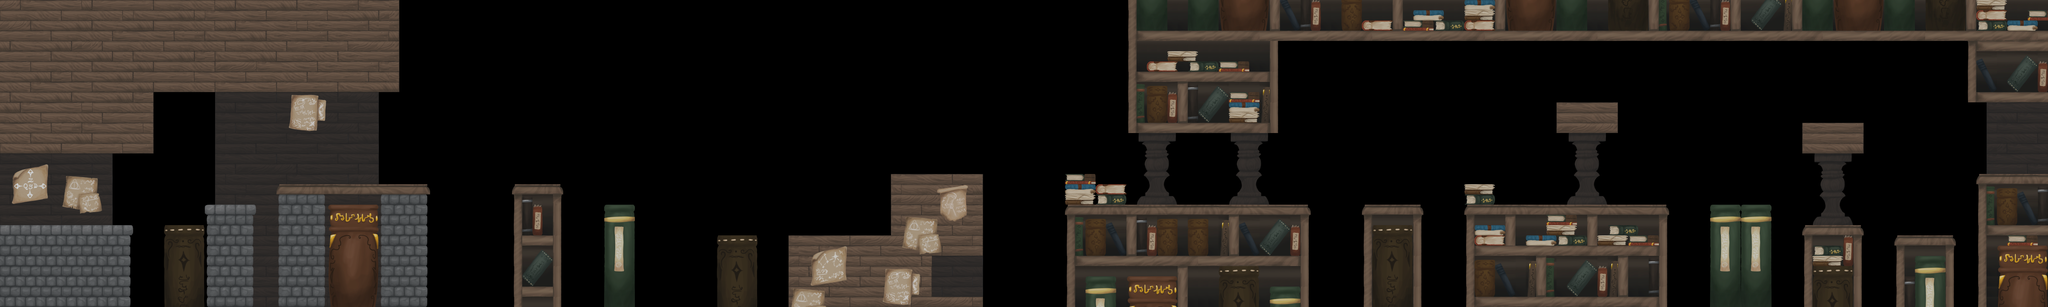

A 2D game scene composited from a Tiled map and its tileset images. What follows is a short description and the map's XML, with each tile layer's data collapsed to a summary:
An orthogonal 200x30 tile map with 32x32 px tiles, 4 tile layers (plan1, plan0, deco, violet).

<map version="1.4" tiledversion="1.4.3" orientation="orthogonal" renderorder="right-down" width="200" height="30" tilewidth="32" tileheight="32" infinite="0" nextlayerid="6" nextobjectid="1">
 <editorsettings>
  <export target="s1.json" format="json" />
 </editorsettings>
 <tileset firstgid="1" name="tileset" tilewidth="32" tileheight="32" tilecount="940" columns="47">
  <image source="tileset.png" width="1504" height="640" />
 </tileset>
 <layer id="1" name="plan1" width="200" height="30">
  <data>[6000 cells, 599 non-empty, 63 distinct tile ids]</data>
 </layer>
 <layer id="2" name="plan0" width="200" height="30">
  <data>[6000 cells, 2428 non-empty, 263 distinct tile ids]</data>
 </layer>
 <layer id="3" name="deco" width="200" height="30">
  <data>[6000 cells, 470 non-empty, 209 distinct tile ids]</data>
 </layer>
 <layer id="4" name="violet" width="200" height="30">
  <data>[6000 cells, 0 non-empty, 0 distinct tile ids]</data>
 </layer>
 <objectgroup id="5" name="Calque d'Objets 1" />
</map>